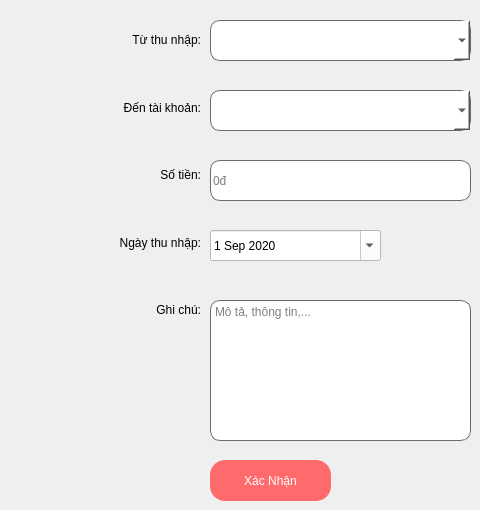
     <widget class="QWidget" name="tab1_P3">
      <attribute name="title">
       <string>Thu nhập</string>
      </attribute>
      <widget class="QPushButton" name="btn_p3_XacNhan">
       <property name="geometry">
        <rect>
         <x>210</x>
         <y>460</y>
         <width>121</width>
         <height>41</height>
        </rect>
       </property>
       <property name="styleSheet">
        <string notr="true">border-radius: 15px;
color: rgb(255, 255, 255);
background-color: rgb(255, 106, 108);
font: 75 15pt &quot;MS Shell Dlg 2&quot;;</string>
       </property>
       <property name="text">
        <string>Xác Nhận</string>
       </property>
      </widget>
      <widget class="QDateEdit" name="dateEdit_p3_NgayThuNhap">
       <property name="geometry">
        <rect>
         <x>210</x>
         <y>230</y>
         <width>171</width>
         <height>31</height>
        </rect>
       </property>
       <property name="styleSheet">
        <string notr="true">font: 75 18pt &quot;Segoe UI&quot;;
background-color: rgb(255, 255, 255);
color: rgb(0, 0, 0);</string>
       </property>
       <property name="alignment">
        <set>Qt::AlignLeading|Qt::AlignLeft|Qt::AlignVCenter</set>
       </property>
       <property name="currentSection">
        <enum>QDateTimeEdit::DaySection</enum>
       </property>
       <property name="calendarPopup">
        <bool>true</bool>
       </property>
       <property name="timeSpec">
        <enum>Qt::LocalTime</enum>
       </property>
       <property name="date">
        <date>
         <year>2020</year>
         <month>9</month>
         <day>1</day>
        </date>
       </property>
      </widget>
      <widget class="QLineEdit" name="lineEdit_p3_SoTien">
       <property name="geometry">
        <rect>
         <x>210</x>
         <y>160</y>
         <width>261</width>
         <height>41</height>
        </rect>
       </property>
       <property name="styleSheet">
        <string notr="true">font: 16pt &quot;Segoe UI&quot;;
background-color: rgb(255, 255, 255);

border-radius: 10px;
border: 1px solid #6d6875;</string>
       </property>
       <property name="alignment">
        <set>Qt::AlignLeading|Qt::AlignLeft|Qt::AlignVCenter</set>
       </property>
       <property name="placeholderText">
        <string>0đ</string>
       </property>
      </widget>
      <widget class="QComboBox" name="comboBox_p3_DenTaiKhoan_tab1">
       <property name="geometry">
        <rect>
         <x>210</x>
         <y>90</y>
         <width>261</width>
         <height>41</height>
        </rect>
       </property>
       <property name="styleSheet">
        <string notr="true">border-radius: 10px;
border: 1px solid #6d6875;
color: rgb(0, 0, 0);
background-color: rgb(255, 255, 255);
font: 75 14pt &quot;Segoe UI&quot;;</string>
       </property>
      </widget>
      <widget class="QWidget" name="layoutWidget_4">
       <property name="geometry">
        <rect>
         <x>0</x>
         <y>10</y>
         <width>201</width>
         <height>331</height>
        </rect>
       </property>
       <layout class="QVBoxLayout" name="verticalLayout_P3_tab1">
        <item>
         <widget class="QLabel" name="label_p3_LoaiThuNhap">
          <property name="styleSheet">
           <string notr="true">font: 75 15pt &quot;Segoe UI&quot;;</string>
          </property>
          <property name="text">
           <string>&lt;html&gt;&lt;head/&gt;&lt;body&gt;&lt;p align=&quot;right&quot;&gt;Từ thu nhập:&lt;/p&gt;&lt;/body&gt;&lt;/html&gt;</string>
          </property>
         </widget>
        </item>
        <item>
         <widget class="QLabel" name="label_p3_DenTaiKhoan">
          <property name="styleSheet">
           <string notr="true">font: 75 15pt &quot;Segoe UI&quot;;</string>
          </property>
          <property name="text">
           <string>&lt;html&gt;&lt;head/&gt;&lt;body&gt;&lt;p align=&quot;right&quot;&gt;Đến tài khoản:&lt;/p&gt;&lt;/body&gt;&lt;/html&gt;</string>
          </property>
         </widget>
        </item>
        <item>
         <widget class="QLabel" name="label_p3_SoTien">
          <property name="styleSheet">
           <string notr="true">font: 75 15pt &quot;Segoe UI&quot;;</string>
          </property>
          <property name="text">
           <string>&lt;html&gt;&lt;head/&gt;&lt;body&gt;&lt;p align=&quot;right&quot;&gt;Số tiền:&lt;/p&gt;&lt;/body&gt;&lt;/html&gt;</string>
          </property>
         </widget>
        </item>
        <item>
         <widget class="QLabel" name="label_p3_NgayThuNhap">
          <property name="styleSheet">
           <string notr="true">font: 75 15pt &quot;Segoe UI&quot;;</string>
          </property>
          <property name="text">
           <string>&lt;html&gt;&lt;head/&gt;&lt;body&gt;&lt;p align=&quot;right&quot;&gt;Ngày thu nhập:&lt;/p&gt;&lt;/body&gt;&lt;/html&gt;</string>
          </property>
         </widget>
        </item>
        <item>
         <widget class="QLabel" name="label_p3_GhiChu">
          <property name="styleSheet">
           <string notr="true">font: 75 15pt &quot;Segoe UI&quot;;</string>
          </property>
          <property name="text">
           <string>&lt;html&gt;&lt;head/&gt;&lt;body&gt;&lt;p align=&quot;right&quot;&gt;Ghi chú:&lt;/p&gt;&lt;/body&gt;&lt;/html&gt;</string>
          </property>
         </widget>
        </item>
       </layout>
      </widget>
      <widget class="QTextEdit" name="textEdit_p3_GhiChu">
       <property name="geometry">
        <rect>
         <x>210</x>
         <y>300</y>
         <width>261</width>
         <height>141</height>
        </rect>
       </property>
       <property name="styleSheet">
        <string notr="true">background-color: rgb(255, 255, 255);
font: 13pt &quot;Segoe UI&quot;;

border-radius: 10px;
border: 1px solid #6d6875;</string>
       </property>
       <property name="placeholderText">
        <string>Mô tả, thông tin,...</string>
       </property>
      </widget>
      <widget class="QComboBox" name="comboBox_p3_LoaiThuNhap_tab1">
       <property name="geometry">
        <rect>
         <x>210</x>
         <y>20</y>
         <width>261</width>
         <height>41</height>
        </rect>
       </property>
       <property name="styleSheet">
        <string notr="true">border-radius: 10px;
border: 1px solid #6d6875;
color: rgb(0, 0, 0);
background-color: rgb(255, 255, 255);
font: 75 14pt &quot;Segoe UI&quot;;</string>
       </property>
      </widget>
     </widget>
